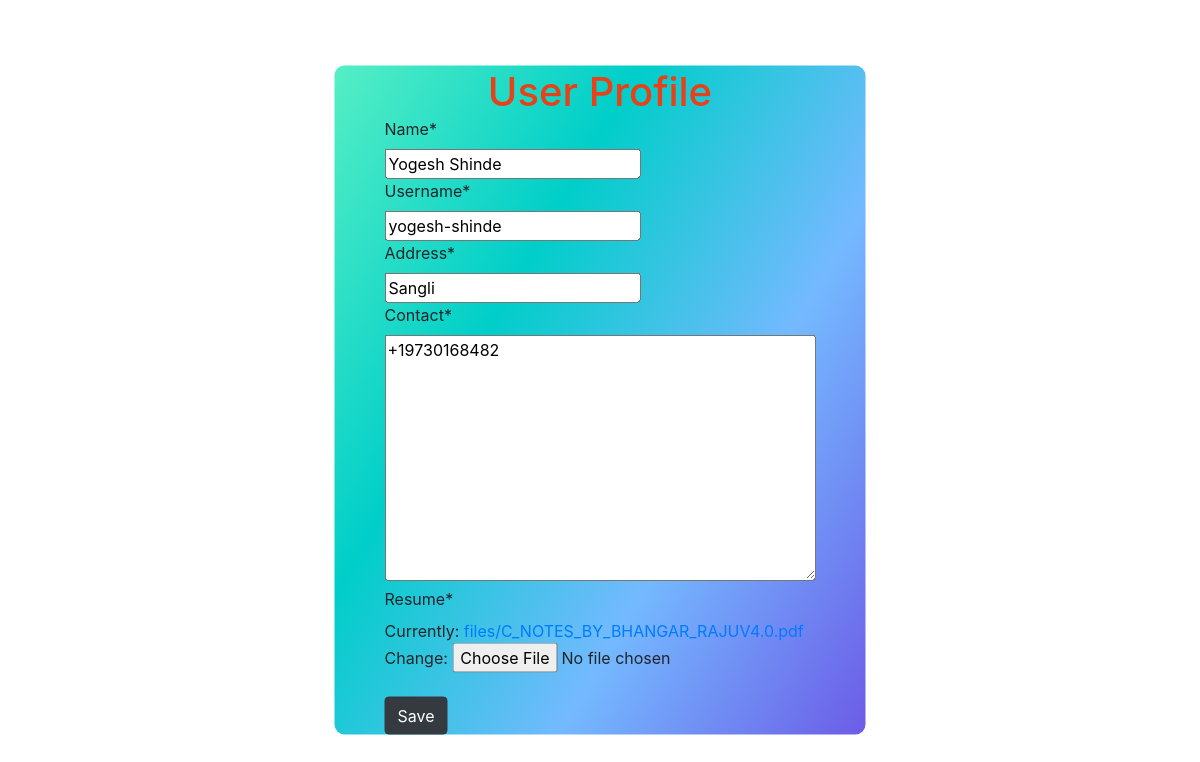
Page /userapp/user_profile/ (signed in) on the committed database.
### UserApp/models.py (models this page shows, shortened)
class User(models.Model):
    name = models.CharField(max_length=30)
    username = models.CharField(max_length=30)
    password = models.CharField(max_length=30)
    conform_password = models.CharField(max_length=30)
    address = models.CharField(max_length=30)
    contact = PhoneField(help_text='Contact phone number')
    resume = models.FileField(upload_to='files')

### UserApp/views.py (the view)
# urls.py: path('user_profile/', views.user_profile),
def user_profile(request):
    session_id = request.session.get('user_id')
    obj = User.objects.get(pk=session_id)
    if request.method == 'POST':
        userform = UserProfile(request.POST, request.FILES, instance=obj)
        if (userform.is_valid()):
            userform.save()
            return redirect('/userapp/user_dashboard/')
    userform = UserProfile(instance=obj)
    return render(request, 'UserApp/user_profile.html', {'userform': userform})

### UserApp/forms.py
class UserProfile(forms.ModelForm):
    class Meta:
        model = User
        fields = '__all__'
        exclude = ['password', 'conform_password']

### UserApp/templates/UserApp/user_profile.html (shortened to what this page needs)
{% load static %}
<!DOCTYPE html>
<html lang="en">
  <head>
    <link rel="stylesheet" href="{% static "css/profile.css"%}">
    <link
      rel="stylesheet"
      href="https://stackpath.bootstrapcdn.com/bootstrap/4.4.1/css/bootstrap.min.css"
    />
    {% load crispy_forms_tags %}
  </head>
  <body>
    <div class="add-form">
      <form
        action="/userapp/user_profile/"
        method="POST"
        enctype="multipart/form-data"
      >
        <h1>User Profile</h1>
        {% csrf_token %} {{ userform | crispy}}
        <br />
        <button class="btn btn-dark" type="submit">Save</button>
      </form>
    </div>
  </body>
</html>

### static/css/profile.css (style rules this page uses)
body { background: url('https://images.pexels.com/photos/327540/pexels-photo-327540.jpeg?auto=compress&cs=tinysrgb&dpr=1&w=500'); background-repeat: no-repeat; background-size: cover; }
.add-form { background: linear-gradient(120deg, #55efc4, #00cec9, #74b9ff, #6c5ce7); padding: 0.5px 50px; border-radius: 10px; position: absolute; top: 50%; left: 50%; transform: translate(-50%, -50%); }
.add-form h1 { text-align: center; margin-top: 1px; margin-bottom: 1px; color: #e84118; }

### rows in the picture
User: name "Yogesh Shinde", username "yogesh-shinde", address "Sangli", contact "+19730168482"
